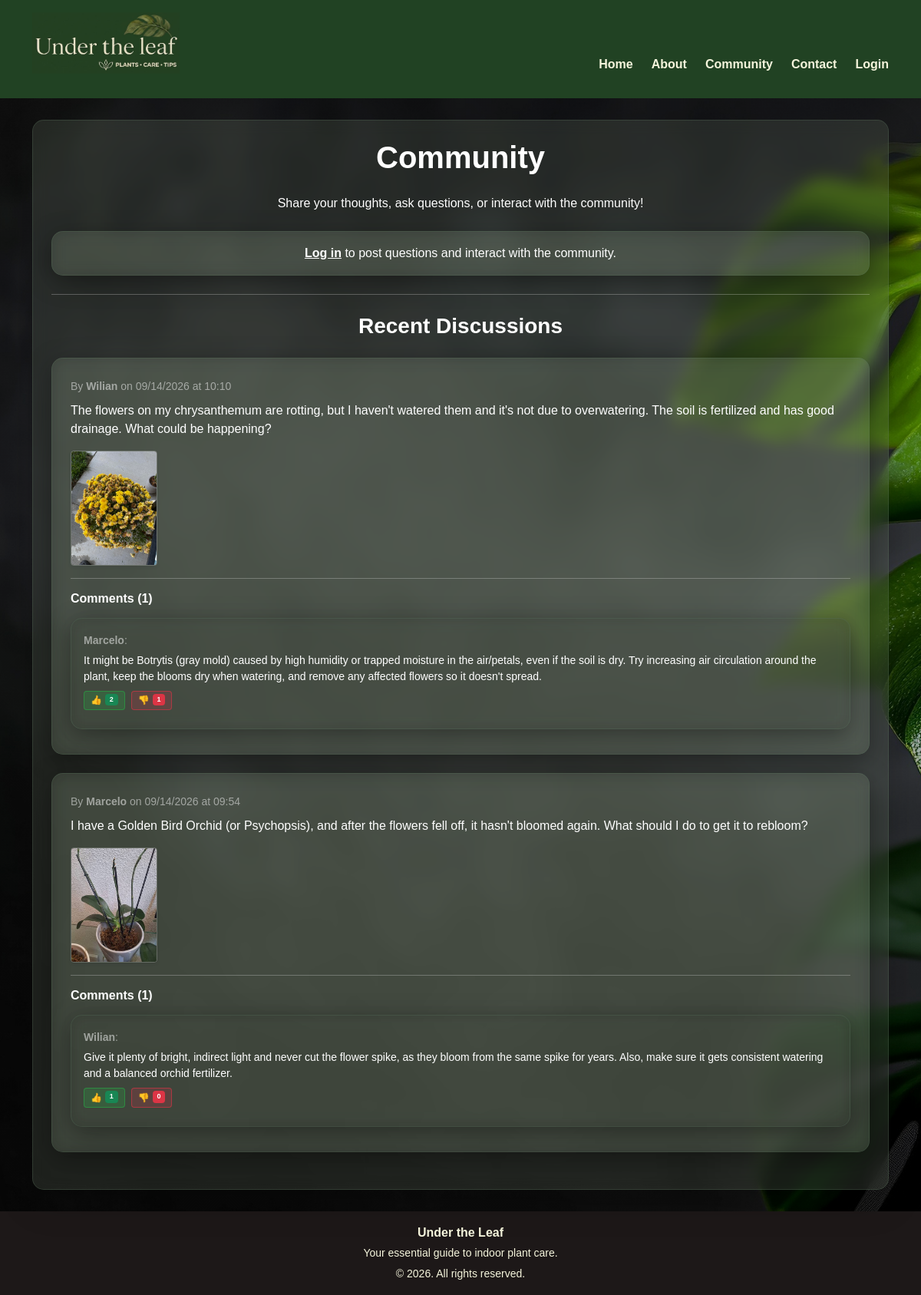
Page /forum on the committed database.
### models.py (models this page shows)
class Question(db.Model):
    id = db.Column(db.Integer, primary_key=True)
    content = db.Column(db.Text, nullable=False)
    date_posted = db.Column(db.DateTime, nullable=False, default=datetime.utcnow)
    user_id = db.Column(db.Integer, db.ForeignKey('user.id'), nullable=False)
    image_file = db.Column(db.String(120), nullable=True)
    comments = db.relationship('Comment', backref='question', lazy=True, cascade="all, delete-orphan")

class User(db.Model, UserMixin):
    id = db.Column(db.Integer, primary_key=True)
    name = db.Column(db.String(100), nullable=False)
    email = db.Column(db.String(120), unique=True, nullable=False)
    password = db.Column(db.String(100), nullable=False)
    questions = db.relationship('Question', backref='author', lazy=True, cascade="all, delete-orphan")
    comments = db.relationship('Comment', back_populates='author', lazy=True, cascade="all, delete-orphan")

class Comment(db.Model):
    id = db.Column(db.Integer, primary_key=True)
    content = db.Column(db.Text, nullable=False)
    date_posted = db.Column(db.DateTime, nullable=False, default=datetime.utcnow)
    user_id = db.Column(db.Integer, db.ForeignKey('user.id'), nullable=False)
    question_id = db.Column(db.Integer, db.ForeignKey('question.id'), nullable=False)
    likes = db.Column(db.Integer, default=0, nullable=False)
    dislikes = db.Column(db.Integer, default=0, nullable=False)
    author = db.relationship('User', back_populates='comments')

### app.py (the view, shortened to what this page needs)
@app.route('/forum', methods=['GET', 'POST'])
def forum():
    form = QuestionForm()
    questions = Question.query.order_by(Question.date_posted.desc()).all()
    comment_form = CommentForm()
    return render_template('forum.html', questions=questions, form=form, comment_form=comment_form)

### templates/forum.html (shortened to what this page needs)
{% extends 'base.html' %}
{% block content %}
<div class="container my-2 mb-0 text-white">
    <div class="glass p-4 shadow-lg">
        <h1 class="fw-bold mb-4 text-center">Community</h1>
        <p class="text-center mb-4">Share your thoughts, ask questions, or interact with the community!</p>
        {% if current_user.is_authenticated %}
        <div class="glass p-4 mb-4">
            <div class="d-flex justify-content-between align-items-center">
                <h5 class="mb-0 fw-bold">Share a question or tip</h5>
                <button class="btn btn-glass-green px-4 py-2 fw-bold" type="button" data-bs-toggle="collapse" data-bs-target="#collapseQuestionForm" aria-expanded="false" aria-controls="collapseQuestionForm">
                    Add
                </button>
            </div>
            <div class="collapse mt-3" id="collapseQuestionForm">
                <form method="POST" enctype="multipart/form-data">
                    {{ form.hidden_tag() }}
                    <div class="mb-3">
                        {{ form.content(class="form-control", rows="3", placeholder="What would you like to ask or share about plants?", style="background: transparent; color: white; border: 1px solid rgba(255, 255, 255, 0.4);") }}
                    </div>
                    <div class="mb-3">
                        <label for="image" class="form-label small text-white-50">Attach Image (optional)</label>
                        <input type="file" name="image" class="form-control" id="image"
                            style="background: transparent; color: white; border: 1px solid rgba(255, 255, 255, 0.4);">
                    </div>
                    <button type="submit" class="btn btn-glass-green px-4 py-2 fw-bold">Post</button>
                </form>
            </div>
        </div>
        {% else %}
        <div class="glass p-3 mb-4 text-center">
            <p class="m-0">
                <a href="{{ url_for('login') }}" class="text-white fw-bold text-decoration-underline">Log in</a> to post
                questions and interact with the community.
            </p>
        </div>
        {% endif %}
        <hr class="my-4" style="border-color: rgba(255, 255, 255, 0.3);">
        <h3 class="fw-bold mb-4 text-center">Recent Discussions</h3>
        {% for q in questions %}
        <div class="glass p-4 mb-4">
            <div class="mb-2">
                <span class="text-white-50 small">By <strong>{{ q.author.name }}</strong> on {{
                    q.date_posted.strftime('%m/%d/%Y at %H:%M') }}</span>
            </div>
            <p class="text-white fs-6 mb-3" style="white-space: pre-line;">{{ q.content }}</p>
            {% if q.image_file %}
            <div class="mb-3">
                <img src="{{ url_for('static', filename='uploads/' + q.image_file) }}" alt="Question Image"
                    class="img-fluid rounded shadow-sm"
                    style="max-height: 150px; border: 1px solid rgba(255, 255, 255, 0.2);">
            </div>
            {% endif %}
            <hr style="border-color: rgba(255, 255, 255, 0.2);">
            <div class="mt-3">
                <h6 class="fw-bold mb-3">Comments ({{ q.comments|length }})</h6>
                {% for comment in q.comments %}
                <div class="p-3 mb-2 glass" style="background: rgba(0, 0, 0, 0.15);">
                    <div class="mb-1">
                        <small class="text-white-50"><strong>{{ comment.author.name }}</strong>:</small>
                    </div>
                    <p class="text-white m-0 small mb-2">{{ comment.content }}</p>
                    <div class="d-flex align-items-center gap-2 flex-wrap mb-2">
                        <form action="{{ url_for('like_comment', comment_id=comment.id) }}" method="POST"
                            class="d-inline">
                            <button type="submit"
                                class="btn btn-glass-green px-2 py-1 fw-bold d-flex align-items-center gap-1"
                                style="font-size: 0.75rem; line-height: 1;">
                                👍 <span class="badge bg-success">{{ comment.likes }}</span>
                            </button>
                        </form>
                        <form action="{{ url_for('dislike_comment', comment_id=comment.id) }}" method="POST"
                            class="d-inline">
                            <button type="submit"
                                class="btn btn-glass-red px-2 py-1 fw-bold d-flex align-items-center gap-1"
                                style="font-size: 0.75rem; line-height: 1;">
                                👎 <span class="badge bg-danger">{{ comment.dislikes }}</span>
                            </button>
                        </form>
                    </div>
                </div>
                {% endfor %}
            </div>
        </div>
        {% endfor %}
    </div>
</div>
{% endblock %}

### static/css/style.css (style rules this page uses)
body { display: flex; flex-direction: column; min-height: 100vh; margin: 0; padding: 0; overflow-x: hidden; font-family: Arial, Helvetica, sans-serif; background: linear-gradient(rgba(0, 0, 0, 0.3), rgba(0, 0, 0, 0.3)), url('../img/background.jpg') no-repeat center center fixed; background-size: cover; background-repeat: no-repeat; background-attachment: fixed; }
.glass { background: rgba(122, 136, 118, 0.2); backdrop-filter: blur(10px); -webkit-backdrop-filter: blur(10px); border: 1px solid rgba(95, 120, 96, 0.3); border-radius: 15px; box-shadow: 0 8px 32px 0 rgba(0, 0, 0, 0.37); padding: 20px; }
.btn-glass-green { background: rgba(40, 167, 69, 0.25); border: 1px solid rgba(40, 167, 69, 0.6); color: #ffffff; }
.btn-glass-red { background: rgba(220, 53, 69, 0.2); border: 1px solid rgba(220, 53, 69, 0.6); color: #ffcccc; }
body, html { height: 100%; margin: 0; }

### rows in the picture
Question: author.name "Wilian", date_posted "09/14/2026 at 10:10", content "The flowers on my chrysanthemum are rotting, but I haven't watered them and it's not due to overwatering. The soil is fertilized and has good drainage. What could be happening?", image_file (picture), comments|length "1"
Comment: author.name "Marcelo", content "It might be Botrytis (gray mold) caused by high humidity or trapped moisture in the air/petals, even if the soil is dry. Try increasing air circulation around the plant, keep the blooms dry when watering, and remove any affected flowers so it doesn't spread.", likes "2", dislikes "1"
Question: author.name "Marcelo", date_posted "09/14/2026 at 09:54", content "I have a Golden Bird Orchid (or Psychopsis), and after the flowers fell off, it hasn't bloomed again. What should I do to get it to rebloom?", image_file (picture), comments|length "1"
Comment: author.name "Wilian", content "Give it plenty of bright, indirect light and never cut the flower spike, as they bloom from the same spike for years. Also, make sure it gets consistent watering and a balanced orchid fertilizer.", likes "1", dislikes "0"
